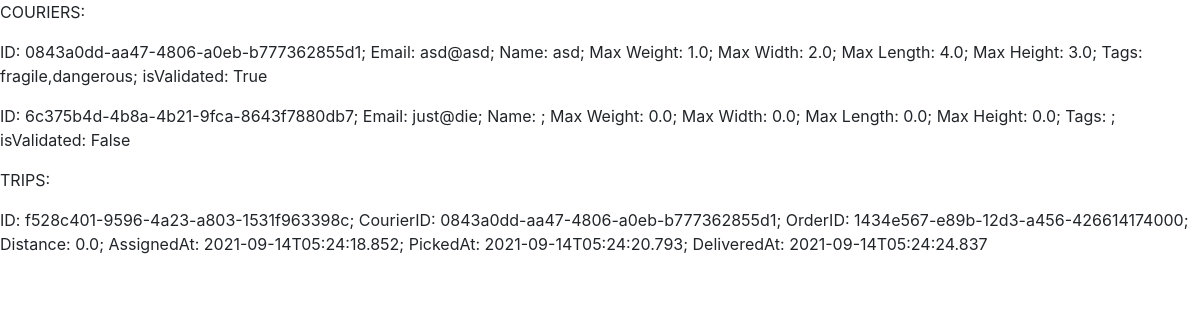
/view, run on the app's committed database.
### flaskr/database/models.py (models this page shows, shortened)
class Courier(db.Model):
    id = db.Column("id", db.String(36), primary_key=True)
    email = db.Column("email", db.String(100), nullable=False, unique=True)
    name = db.Column("name", db.String(30),nullable=False,default='')
    max_weight = db.Column("max_weight", db.Float,nullable=False, default=0)
    max_width = db.Column("max_width", db.Float,nullable=False, default=0)
    max_length = db.Column("max_length", db.Float,nullable=False, default=0)
    max_height = db.Column("max_height", db.Float,nullable=False, default=0)
    tags = db.Column("tags", db.Text, nullable=False,default='')
    is_validated = db.Column("is_validated", db.Boolean, default=False)
    current_order_id = db.Column("current_order_id", db.String(36), default=None)

class Trip(db.Model):
    id = db.Column("id", db.String(36), primary_key=True)
    courier_id = db.Column(
        "courier_id", db.String(36), db.ForeignKey("courier.id"), nullable=False
    )
    order_id = db.Column("order_id", db.String(36), nullable=False, unique=True)
    distance = db.Column("distance", db.Float, default=0)
    assigned_at = db.Column("assigned_at", db.String(30))
    picked_at = db.Column("picked_at", db.String(30))
    delivered_at = db.Column("delivered_at", db.String(30))
    courier = db.relationship("Courier", backref=db.backref("trips", lazy=True))

### flaskr/main/routes.py (the view)
@main.route("/view")
def view():
    return render_template(
        "view.html", couriers=Courier.query.all(), trips=Trip.query.all()
    )

### flaskr/templates/view.html (shortened to what this page needs)
{% extends "base.html" %}
{% block content %}
<p>COURIERS:</p>
{% for item in couriers %}
<p>ID: {{item.id}}; Email: {{item.email}}; Name: {{item.name}}; Max Weight: {{item.max_weight}}; Max Width:
    {{item.max_width}}; Max Length: {{item.max_length}}; Max Height: {{item.max_height}}; Tags: {{item.tags}};
    isValidated: {{item.is_validated}}</p>
{% endfor %}
<p>TRIPS:</p>
{% for item in trips %}
<p>ID: {{item.id}}; CourierID: {{item.courier_id}}; OrderID: {{item.order_id}}; Distance: {{item.distance}}; AssignedAt:
    {{item.assigned_at}}; PickedAt: {{item.picked_at}}; DeliveredAt: {{item.delivered_at}}</p>
{% endfor %}
{% endblock %}

### flaskr/templates/base.html (shortened to what this page needs)
<!doctype html>
<html>
<head>
    <link rel="stylesheet" href="https://stackpath.bootstrapcdn.com/bootstrap/4.3.1/css/bootstrap.min.css"
>
</head>
<body>
    {% block content %}{% endblock %}
</body>
</html>

### data on the page
Courier: id "0843a0dd-aa47-4806-a0eb-b777362855d1", email "asd@asd", name "asd", max_weight "1.0", max_width "2.0", max_length "4.0", max_height "3.0", tags "fragile,dangerous", is_validated "True"
Courier: id "6c375b4d-4b8a-4b21-9fca-8643f7880db7", email "just@die", max_weight "0.0", max_width "0.0", max_length "0.0", max_height "0.0", is_validated "False"
Trip: id "f528c401-9596-4a23-a803-1531f963398c", courier_id "0843a0dd-aa47-4806-a0eb-b777362855d1", order_id "1434e567-e89b-12d3-a456-426614174000", distance "0.0", assigned_at "2021-09-14T05:24:18.852", picked_at "2021-09-14T05:24:20.793", delivered_at "2021-09-14T05:24:24.837"
